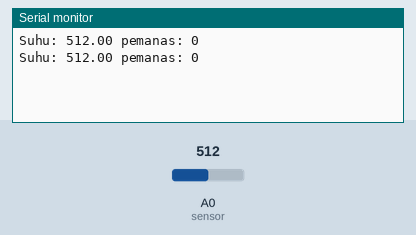
Recording of a sketch running on a simulated Arduino Uno, built with avr-gcc and run on an emulated ATmega328P. Shown: the last lines printed to the serial monitor. The inputs (shaded band) are chosen by the test bench; at power-on: A0 (sensor) = 512.

Above: at 1.3 s.
1.4 s: A0 (sensor) set to 716
At 2.7 s:
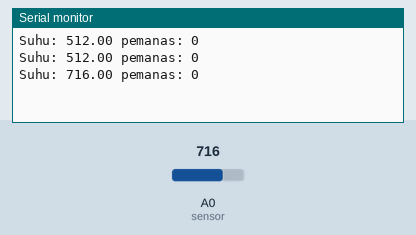
2.9 s: A0 (sensor) set to 900
At 3.8 s:
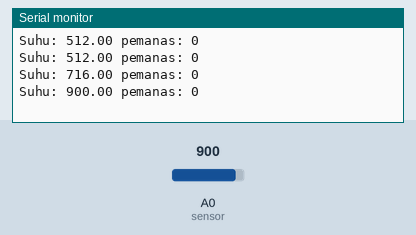
Timing chart, 0 to 5.9 s (numbered marks = the images above; inputs shaded):
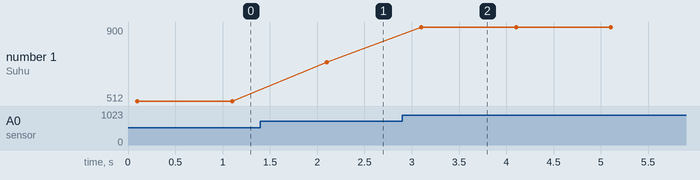

The sketch:

Linier_Regresion.ino
```cpp
const int sensor = A0;
float vout;
float adc;
int pemanass;

void setup()
{
  Serial.begin(9600);
  pinMode(sensor, INPUT);
  delay(100);
}

void loop()
{
  adc = analogRead(sensor);

  // Linear equation: y = mx + b
  int pemanas = int(-0.28 * adc + 77.55); // Adjust the multiplier and intercept as needed

  // Ensure motor speed is within valid range (0-100)
  pemanass = constrain(pemanas, 0, 100);

  Serial.print("Suhu: ");
  Serial.print(adc);
  Serial.print(" pemanas: ");
  Serial.println(pemanass);

  delay(1000);


}
```

Measured:
- after the input at 1.4 s, the serial monitor: prints a new line after 0.70 s (image 1)
- after the input at 2.9 s, the serial monitor: prints a new line after 0.20 s (image 2)
- plotted number 1: 512 → 716 after the input at 1.4 s, 716 → 900 after the input at 2.9 s
